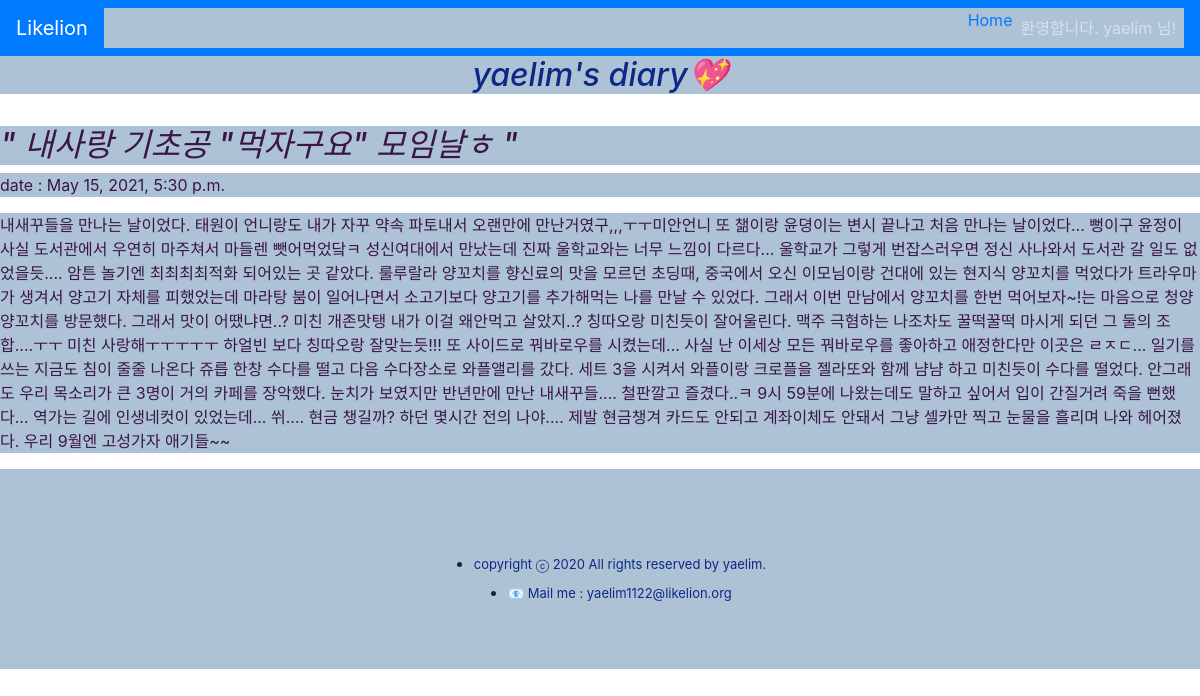
Page /diary/2 (signed in) on the committed database.
### diaryapp/models.py (models this page shows, shortened)
class Diary(models.Model) :
    title = models.CharField(max_length=200)
    pub_date = models.DateTimeField('date published')
    body = models.TextField()

### diaryapp/views.py (the view)
# urls.py: path('diary/<int:diary_id>', diaryapp.views.detail, name="detail"),
def detail(request, diary_id) :
    diary_detail = get_object_or_404(Diary, pk = diary_id)
    return render(request, 'detail.html', {'diary' : diary_detail})

### diaryapp/templates/detail.html (shortened to what this page needs)
{% extends 'base.html' %}
{% block content %}
<!DOCTYPE html>
<html>
<head>
</head>
<body>
    <h2>yaelim's diary💖</h2>
    <br>
    <h2 style="text-align: left;color: #391647;">" {{diary.title}} "</h2>
    <p>date : {{diary.pub_date}}</p>
    <p>{{diary.body}}</p>
    <footer>
        <ul>
            <li>
                <p>copyright ⓒ 2020 All rights reserved by yaelim.</p>
            </li>
            <li>
                <a href="mailto:yaelim1122@likelion.org" target="_top">📧 Mail me : yaelim1122@likelion.org</a>
            </li>
        </ul>
    </footer>
</body>
</html>
{% endblock %}

### diaryproject/templates/base.html (shortened to what this page needs)
{% load bootstrap4 %}
{% bootstrap_css %}
<nav class="navbar navbar-expand-lg navbar-dark bg-primary">
<a class="navbar-brand" href="{% url 'home' %}">Likelion</a>
<div class="collapse navbar-collapse" id="navbarNav">
<ul class="navbar-nav ml-auto">
<li class="nav-item">
<a class="nav-item navlink" href="{% url 'home' %}">Home</span></a>
</li>
{% if user.is_authenticated %}
<li class="nav-item dropdown">
<a class="nav-link dropdowntoggle" id="navbarDropdown" role="button" data-toggle="dropdown"
aria-haspopup="true" aria-expanded="false">환영합니다. {{ user.username }} 님!</a>
</li>
{% endif %}
</ul>
</div></nav>
{% block content %}
{% endblock %}

### diaryapp/templates/detail.html (style rules this page uses)
* { background-color: rgb(174, 194, 214); }
h2 { text-align: center; font-style: italic; color: #0d2985; }
footer { width: 100%; height: 200px; display: flex; flex-direction: column; justify-content: center; align-items: center; }
footer ul { display: flex; flex-direction: column; justify-content: center; align-items: center; }
footer ul li p, footer ul li a { list-style-type: none; margin-bottom: 5px; font-size: 13px; color: #0d2985; }
p { color: #391647; }

### rows in the picture
Diary: title "내사랑 기초공 \"먹자구요\" 모임날ㅎ", pub_date "May 15, 2021, 5:30 p.m.", body "내새꾸들을 만나는 날이었다. 태원이 언니랑도 내가 자꾸 약속 파토내서 오랜만에 만난거였구,,,ㅜㅜ미안언니 또 챎이랑 윤뎡이는 변시 끝나고 처음 만나는 날이었다... 뻥이구 윤정이 사실 도서관에서 우연히 마주쳐서 마들렌 뺏어먹었닼ㅋ 성신여대에서 만났는데 진짜 울학교와는 너무 느낌이 다르다... 울학교가 그렇게 번잡스러우면 정신 사나와서 도서관 갈 일도 없었을듯.... 암튼 놀기엔 최최최최적화 되어있는 곳 같았다. 룰루랄라 양꼬치를 향신료의 맛을 모르던 초딩때, 중국에서 오신 이모님이랑 건대에 있는 현지식 양꼬치를 먹었다가 트라우마가 생겨서 양고기 자체를 피했었는데 마라탕 붐이 일어나면서 소고기보다 양고기를 추가해먹는 나를 만날 수 있었다. 그래서 이번 만남에서 양꼬치를 한번 먹어보자~!는 마음으로 청양양꼬치를 방문했다. 그래서 맛이 어땠냐면..? 미친 개존맛탱 내가 이걸 왜안먹고 살았지..? 칭따오랑 미친듯이 잘어울린다. 맥주 극혐하는 나조차도 꿀떡꿀떡 마시게 되던 그 둘의 조합....ㅜㅜ 미친 사랑해ㅜㅜㅜㅜㅜ 하얼빈 보다 칭따오랑 잘맞는듯!!! 또 사이드로 꿔바로우를 시켰는데... 사실 난 이세상 모든 꿔바로우를 좋아하고 애정한다만 이곳은 ㄹㅈㄷ... 일기를 쓰는 지금도 침이 줄줄 나온다 쥬릅 한창 수다를 떨고 다음 수다장소로 와플앨리를 갔다. 세트 3을 시켜서 와플이랑 크로플을 젤라또와 함께 냠냠 하고 미친듯이 수다를 떨었다.…"

### other values in the picture
{{ user.username }} "yaelim"
